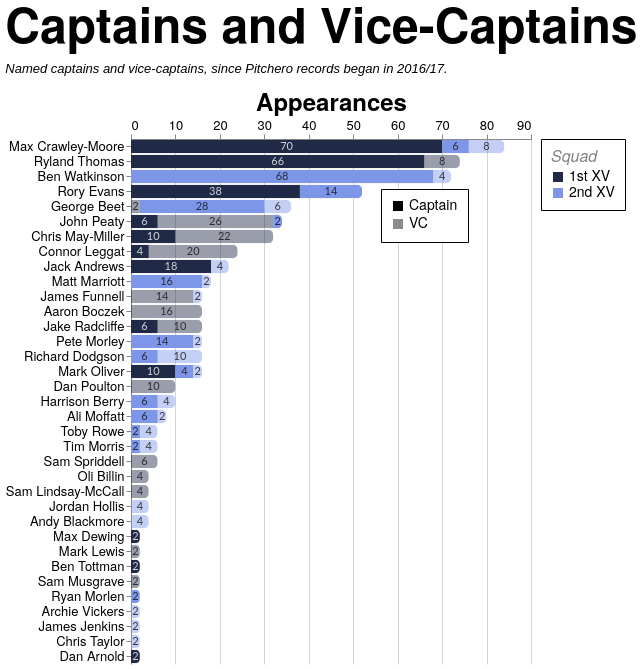

Write a Vega-Lite specification for this figure.
### Vega-Lite specification from a JSON file in a GitHub repository (floating-point values rounded to 4 significant figures; data arrays with more than 128 entries replaced by an {"elided": "..."} marker saying what was removed)
{"config": {"axis": {"labelFont": "PT Sans Narrow, Helvetica Neue, Helvetica, Arial, sans-serif", "titleFont": "PT Sans Narrow, Helvetica Neue, Helvetica, Arial, sans-serif", "labelFontSize": 13, "titleFontSize": 24, "gridColor": "#202947", "gridOpacity": 0.2, "zindex": 1}, "text": {"font": "Lato, sans-serif"}, "bar": {"cornerRadiusEnd": 5}, "header": {"labelFont": "PT Sans Narrow, Helvetica Neue, Helvetica, Arial, sans-serif", "titleFont": "PT Sans Narrow, Helvetica Neue, Helvetica, Arial, sans-serif", "labelFontSize": 24, "titleFontSize": 28, "labelFontWeight": "bold", "orient": "left"}, "legend": {"labelFont": "PT Sans Narrow, Helvetica Neue, Helvetica, Arial, sans-serif", "titleFont": "PT Sans Narrow, Helvetica Neue, Helvetica, Arial, sans-serif", "labelFontSize": 14, "titleFontSize": 16, "titlePadding": 5, "fillColor": "white", "strokeColor": "black", "padding": 10, "titleFontWeight": "lighter", "titleFontStyle": "italic", "titleColor": "gray", "offset": 10}, "title": {"font": "PT Sans Narrow, Helvetica Neue, Helvetica, Arial, sans-serif", "fontSize": 48, "fontWeight": "bold", "anchor": "start", "align": "center", "titlePadding": 20, "subtitlePadding": 10, "subtitleFontSize": 13, "subtitleColor": "", "subtitleFontStyle": "italic", "offset": 15, "color": "black"}, "axisX": {"labelAngle": 0}, "facet": {"title": null, "header": null, "align": {"row": "each", "column": "each"}}, "resolve": {"scale": {"y": "independent", "facet": "independent"}}, "background": "transparent", "scale": {"offsetBandPaddingOuter": 0.2, "offsetBandPaddingInner": 0.1}, "view": {"stroke": null, "background": "transparent"}}, "layer": [{"mark": {"type": "bar"}, "encoding": {"color": {"field": "squad", "legend": {"labelExpr": "datum.value + ' XV'", "orient": "right", "title": "Squad"}, "scale": {"domain": ["1st", "2nd"], "range": ["#202946", "#7d96e8"]}, "sort": ["1st", "2nd"], "type": "nominal"}, "opacity": {"field": "role", "legend": {"legendX": 250, "legendY": 50, "orient": "none", "title": null}, "scale": {"domain": ["Captain", "VC"], "range": [1.0, 0.45]}, "sort": ["Captain", "VC"], "type": "nominal"}, "order": {"field": "stack_order", "sort": "ascending", "type": "quantitative"}, "tooltip": [{"field": "player", "title": "Player", "type": "nominal"}, {"field": "squad", "title": "Squad", "type": "nominal"}, {"field": "role", "title": "Role", "type": "nominal"}, {"field": "games_agg", "title": "Games", "type": "quantitative"}], "x": {"axis": {"orient": "top", "title": "Appearances"}, "field": "games_agg", "stack": "zero", "type": "quantitative"}, "y": {"field": "player", "sort": {"field": "player_total", "op": "max", "order": "descending"}, "title": null, "type": "nominal"}}, "transform": [{"aggregate": [{"op": "sum", "field": "games", "as": "games_agg"}, {"op": "max", "field": "player_total", "as": "player_total"}], "groupby": ["player", "squad", "role", "stack_order"]}]}, {"mark": {"type": "text", "align": "center", "baseline": "middle", "fontSize": 11, "opacity": 0.8}, "encoding": {"color": {"field": "label_color", "legend": null, "scale": null, "type": "nominal"}, "text": {"field": "games_agg", "format": ".0f", "type": "quantitative"}, "x": {"field": "x_mid", "type": "quantitative"}, "y": {"field": "player", "sort": {"field": "player_total", "op": "max", "order": "descending"}, "title": null, "type": "nominal"}}, "transform": [{"aggregate": [{"op": "sum", "field": "games", "as": "games_agg"}, {"op": "max", "field": "player_total", "as": "player_total"}], "groupby": ["player", "squad", "role", "stack_order"]}, {"groupby": ["player"], "stack": "games_agg", "sort": [{"field": "stack_order", "order": "ascending"}], "as": ["x0", "x1"]}, {"calculate": "(datum.x0 + datum.x1) / 2", "as": "x_mid"}, {"calculate": "datum.squad === '1st' && datum.role === 'Captain' ? '#ffffff' : '#111111'", "as": "label_color"}]}], "data": {"name": "data-a30bedd3bbecf38270c96f592020537e"}, "height": {"step": 15}, "title": {"text": "Captains and Vice-Captains", "subtitle": "Named captains and vice-captains, since Pitchero records began in 2016/17."}, "transform": [{"joinaggregate": [{"op": "sum", "field": "games", "as": "player_total"}], "groupby": ["player"]}], "width": 400, "$schema": "https://vega.github.io/schema/vega-lite/v5.20.1.json", "datasets": {"data-a30bedd3bbecf38270c96f592020537e": {"elided": "197 records"}}}
